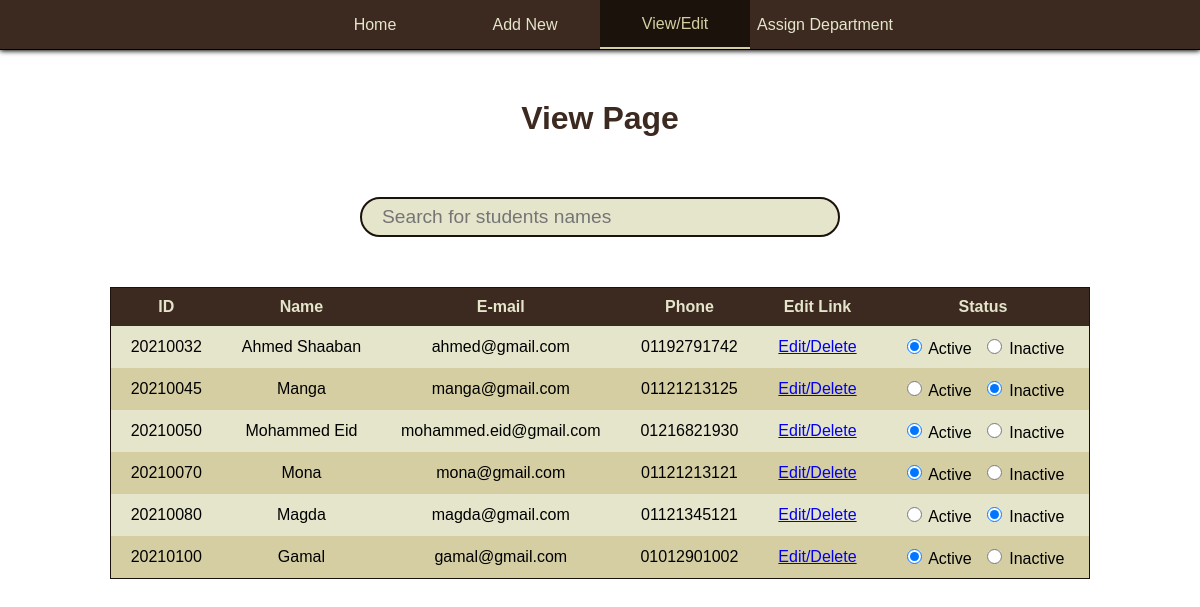
Screenshot of /view/ with the database file from the repository.
### manage_studs/models.py (models this page shows)
class Stud(models.Model):
    id = models.CharField(max_length=10, primary_key=True)
    name = models.CharField(max_length=100)
    email = models.EmailField(max_length=100, unique=True)
    phone = models.CharField(max_length=11, unique=True)
    dob = models.DateField()
    gender = models.CharField(max_length=10)
    gpa = models.FloatField()
    level = models.IntegerField()
    dept = models.CharField(max_length=10)
    status = models.CharField(max_length=10)

### manage_studs/views.py (the view)
# urls.py: path('view/', views.view_studs, name='view_studs'),
def view_studs(request):
  entry = request.GET.get('search', '')
  return render(request, 'manage_studs/view.html', {'list_studs': list(Stud.objects.values('id', 'name', 'email', 'phone', 'status').filter(name__contains=entry).order_by('id'))})

### manage_studs/templates/manage_studs/view.html (shortened to what this page needs)
{% load static %}
<!DOCTYPE html>
<html lang="en">
<head>
  <link rel="stylesheet" href="{% static 'manage_studs/css/view.css' %}">
</head>
<body>
  {% include 'manage_studs/nav.html' with pid=3 %}
  <h1>View Page</h1>
  <form name="view_form" id="view_form" action="." method="GET">
    <input type="search" name="search" id="search" class="search" placeholder="Search for students names">
  </form>
  <table id="table" class="table">
    <thead>
      <tr>
        <th>ID</th>
        <th>Name</th>
        <th>E-mail</th>
        <th>Phone</th>
        <th>Edit Link</th>
        <th>Status</th>
      </tr>
    </thead>
    <tbody>
      {% for stud in list_studs %}
        <tr>
          <td>{{ stud.id }}</td>
          <td>{{ stud.name }}</td>
          <td>{{ stud.email }}</td>
          <td>{{ stud.phone }}</td>
          <td><a href="/{{ stud.id }}/edit/">Edit/Delete</a></td>
          <td>
            <form name="form{{ stud.id }}" id="status_form{{ stud.id }}" action="." method="POST" data-id="{{ stud.id }}" autocomplete="off">
              <div class="radio-div">
                <div class="option">
                  <input type="radio" name="status" id="active{{ stud.id }}" value="active" {% if stud.status == 'active' %} checked {% endif %}>
                  <label for="active{{ stud.id }}">Active</label>
                </div>
                <div class="option">
                  <input type="radio" name="status" id="inactive{{ stud.id }}" value="inactive" {% if stud.status == 'inactive' %} checked {% endif %}>
                  <label for="inactive{{ stud.id }}">Inactive</label>
                </div>
              </div>
            </form>
          </td>
        </tr>
      {% endfor %}
    </tbody>
  </table>
</body>
</html>

### manage_studs/templates/manage_studs/nav.html
<nav>
  <ul>
    <li {% if pid == 1 %} class="active" {% endif %}><a href="{% url 'manage_studs:index' %}">Home</a></li>
    <li {% if pid == 2 %} class="active" {% endif %}><a href="{% url 'manage_studs:add_stud' %}">Add New</a></li>
    <li {% if pid == 3 %} class="active" {% endif %}><a href="{% url 'manage_studs:view_studs' %}">View/Edit</a></li>
    <li {% if pid == 4 %} class="active" {% endif %}><a href="{% url 'manage_studs:search_active' %}">Assign Department</a></li>
  </ul>
</nav>

### manage_studs/static/manage_studs/css/general.css (style rules this page uses)
:root { --background-color-darker: #1a120b; --background-color-lighter: #3c2a21; --color-darker: #d5cea3; --color-lighter: #e5e5cb; }
* { box-sizing: border-box; font-family: Arial, Helvetica, sans-serif; }
body { margin: 0; padding: 0; }
h1 { color: var(--background-color-lighter); text-align: center; margin: 50px 0 60px; }

### manage_studs/static/manage_studs/css/nav.css (style rules this page uses)
nav { height: 50px; display: flex; justify-content: center; align-items: center; background-color: var(--background-color-lighter); text-align: center; box-shadow: 0px 1px 5px 0px #000; border-bottom: 1px solid #000; }
nav ul { width: 50%; height: 100%; margin: 0; padding: 0; list-style-type: none; display: flex; justify-content: center; align-items: center; }
nav ul li { color: var(--color-lighter); width: 25%; height: 100%; }
nav ul li:hover, nav ul li.active { color: var(--color-darker); transition-duration: 100ms; background-color: var(--background-color-darker); border-bottom: 2px solid var(--color-darker); }
nav ul li a { color: inherit; display: inline-flex; text-decoration: none; width: 100%; height: 100%; justify-content: center; align-items: center; }

### manage_studs/static/manage_studs/css/table.css (style rules this page uses)
.table { border: 1px solid var(--background-color-darker); margin: 20px auto; text-align: center; border-spacing: 0; }
.table thead { background-color: var(--background-color-lighter); color: var(--color-lighter); }
.table tr { height: 35px; }
.table tbody tr:nth-child(odd) { background-color: var(--color-darker); }
.table tbody tr:nth-child(even) { background-color: var(--color-lighter); }
.table td, .table th { padding: 10px 20px; }

### manage_studs/static/manage_studs/css/form.css (style rules this page uses)
.radio-div { display: flex; flex-flow: row nowrap; align-items: center; font-size: 1rem; }
.radio-div .option { padding: 0 5px; height: 100%; }
.radio-div .option > * { cursor: pointer; }
.radio-div .option input[type="radio"] { width: 15px; height: 15px; }
.search { display: block; width: 40%; margin: 50px auto; background-color: var(--color-lighter); height: 40px; padding: 5px 20px; border-radius: 20px; font-size: 1.2rem; border: 2px solid var(--background-color-darker); }

### rows the page displays
Stud: id "20210032", name "Ahmed Shaaban", email "ahmed@gmail.com", phone "01192791742", status "☑ Active", status "☐ Inactive"
Stud: id "20210045", name "Manga", email "manga@gmail.com", phone "01121213125", status "☐ Active", status "☑ Inactive"
Stud: id "20210050", name "Mohammed Eid", email "mohammed.eid@gmail.com", phone "01216821930", status "☑ Active", status "☐ Inactive"
Stud: id "20210070", name "Mona", email "mona@gmail.com", phone "01121213121", status "☑ Active", status "☐ Inactive"
Stud: id "20210080", name "Magda", email "magda@gmail.com", phone "01121345121", status "☐ Active", status "☑ Inactive"
Stud: id "20210100", name "Gamal", email "gamal@gmail.com", phone "01012901002", status "☑ Active", status "☐ Inactive"
